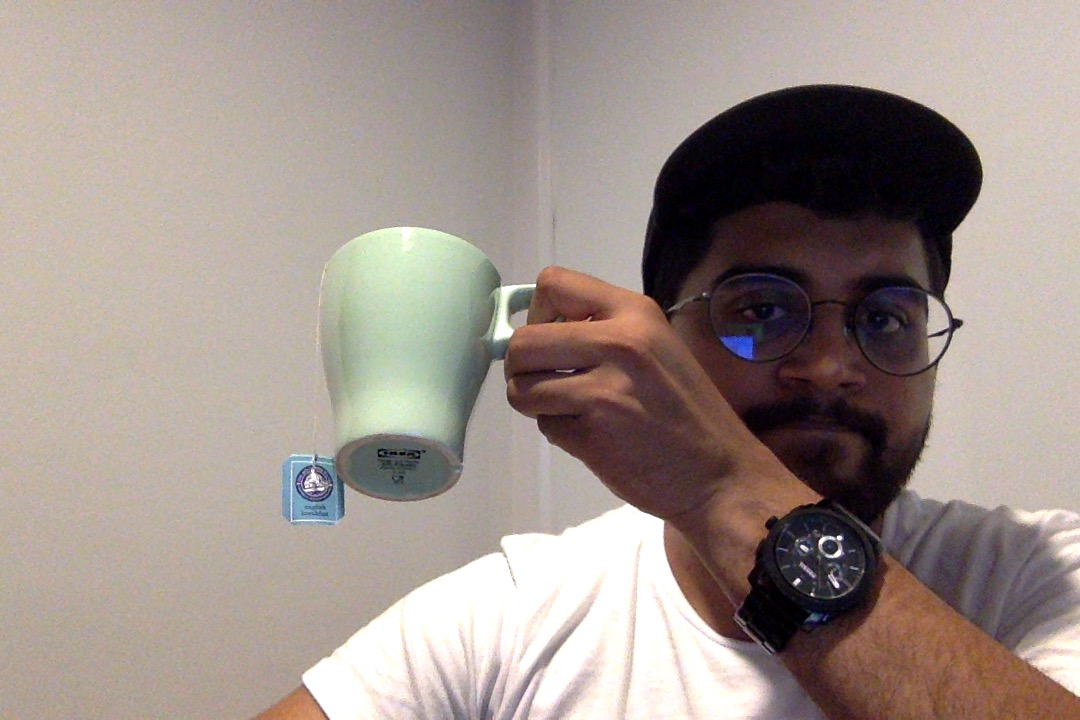
#> input picture image-cup.jpg, 1080 x 720 px, given in place of the camera
$ python cvtest.py   (older library calls are emulated)
#> lines starting #> are read from the running program, lines starting #| are printed output that depends on the picture; after the words box and inside, x2 and y2 are one past the last pixel; in counts of white or black regions, pixels touching at a corner belong together
# organize imports
import cv2
import imutils
import numpy as np
from collections import deque

# global variables
bg = None

#-------------------------------------------------------------------------------
# Function - To find the running average over the background
#-------------------------------------------------------------------------------
def run_avg(image, aWeight):
    global bg
    # initialize the background
    if bg is None:
        bg = image.copy().astype("float")
        return

    # compute weighted average, accumulate it and update the background
    cv2.accumulateWeighted(image, bg, aWeight)


#-------------------------------------------------------------------------------
# Function - To segment the region of hand in the image
#-------------------------------------------------------------------------------
def segment(image, threshold=25):
    global bg
    # find the absolute difference between background and current frame
    diff = cv2.absdiff(bg.astype("uint8"), image)

    # threshold the diff image so that we get the foreground
    thresholded = cv2.threshold(diff,
                                threshold,
                                255,
                                cv2.THRESH_BINARY)[1]

    # get the contours in the thresholded image
    (_, cnts, _) = cv2.findContours(thresholded.copy(),
                                    cv2.RETR_EXTERNAL,
                                    cv2.CHAIN_APPROX_SIMPLE)

    # return None, if no contours detected
    if len(cnts) == 0:
        return
    else:
        # based on contour area, get the maximum contour which is the hand
        segmented = max(cnts, key=cv2.contourArea)
        return (thresholded, segmented)

#-------------------------------------------------------------------------------
# Main function
#-------------------------------------------------------------------------------
if __name__ == "__main__":
    # initialize weight for running average
    aWeight = 0.5

    # get the reference to the webcam
    camera = cv2.VideoCapture(0)

    # region of interest (ROI) coordinates
    top, right, bottom, left = 10, 250, 325, 690

    # initialize num of frames
    num_frames = 0

    # initialise the centre points
    pts = deque(maxlen=64)

    # keep looping, until interrupted
    while(True):
        # get the current frame
        (grabbed, frame) = camera.read()
#> frame is the input picture: shape (720, 1080, 3); mean B, G, R 138.2, 144.6, 157.2

        # resize the frame
        frame = imutils.resize(frame, width=700)
#> frame: shape (466, 700, 3)

        # flip the frame so that it is not the mirror view
        frame = cv2.flip(frame, 1)
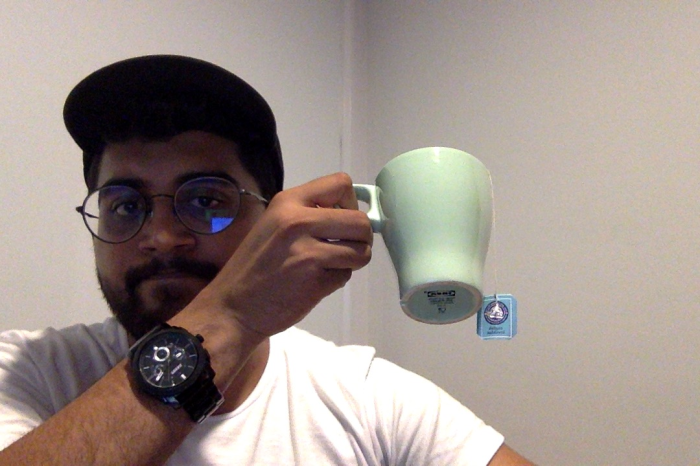
#> frame: shape (466, 700, 3); mean B, G, R 138.2, 144.6, 157.2

        # clone the frame
        clone = frame.copy()

        # get the height and width of the frame
        (height, width) = frame.shape[:2]
#> height = 466; width = 700

        # get the ROI
        roi = frame[top:bottom, right:left]
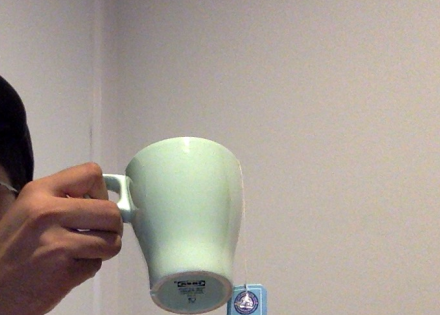
#> roi: shape (315, 440, 3); mean B, G, R 148.9, 157.8, 167.9

        # convert the roi to grayscale and blur it
        gray = cv2.cvtColor(roi, cv2.COLOR_BGR2GRAY)
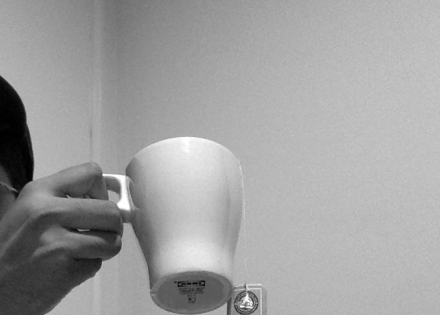
#> gray: shape (315, 440); min 0, max 255, mean 159.8
        gray = cv2.GaussianBlur(gray, (7, 7), 0)

        # to get the background, keep looking till a threshold is reached
        # so that our running average model gets calibrated
        if num_frames < 30:
            run_avg(gray, aWeight)
        else:
            # segment the hand region
            hand = segment(gray)
            center = None

            # check whether hand region is segmented
            if hand is not None:
                # if yes, unpack the thresholded image and
                # segmented region
                (thresholded, segmented) = hand

                # draw the segmented region and display the frame
                cv2.drawContours(clone, [segmented + (right, top)], -1, (0, 0, 255))

                # find the largest contour in the mask, then use
                # it to compute the minimum enclosing circle and
                # centroid
                ((x, y), radius) = cv2.minEnclosingCircle(segmented)
                M = cv2.moments(segmented)
                center = (int(M["m10"] / M["m00"]), int(M["m01"] / M["m00"]))

                cv2.imshow("Thesholded", thresholded)

            # update the points queue
            pts.appendleft(center)
            print(center)

        # draw the segmented hand
        cv2.rectangle(clone, (left, top), (right, bottom), (0,255,0), 2)
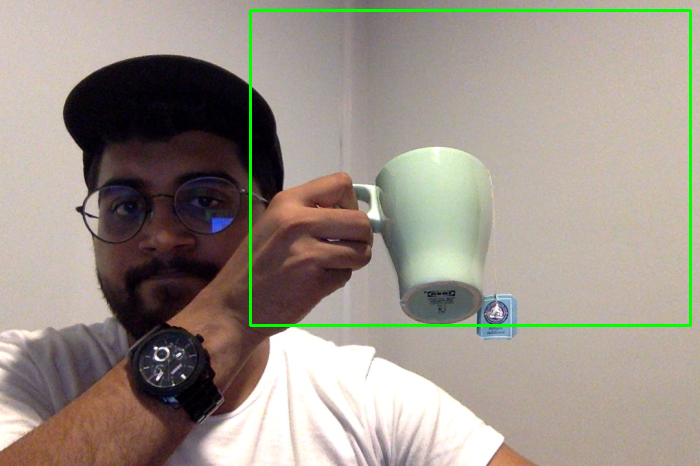
#> clone: shape (466, 700, 3); 1.39% of pixels changed, all inside (x1, y1, x2, y2) = (249, 9, 692, 327)

        # loop over the set of tracked points
        for i in range(1, len(pts)):
            # if either of the tracked points are None, ignore
            # them
            if pts[i - 1] is None or pts[i] is None:
                continue

            # otherwise, compute the thickness of the line and
            # draw the connecting lines
            thickness = int(np.sqrt(64 / float(i + 1)) * 2.5)
            cv2.line(clone, pts[i - 1], pts[i], (0, 0, 255), 10)

        # increment the number of frames
        num_frames += 1

        # display the frame with segmented hand
        cv2.imshow("Video Feed", clone)

        # observe the keypress by the user
        keypress = cv2.waitKey(1) & 0xFF
#> (key q is pressed here)

        # if the user pressed "q", then stop looping
        if keypress == ord("q"):
            break

# free up memory
camera.release()
cv2.destroyAllWindows()

$ run again, on postit.jpg
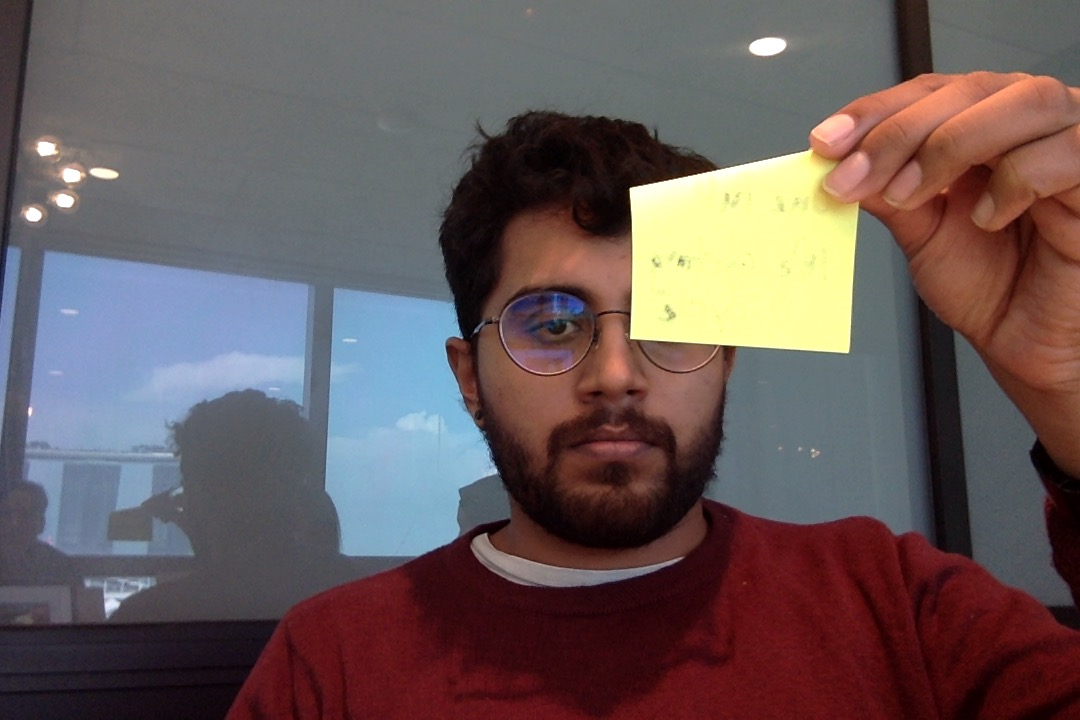
#> input picture postit.jpg, 1080 x 720 px, given in place of the camera
#> frame is the input picture: shape (720, 1080, 3); mean B, G, R 90, 89.6, 103.9
#> `gray = cv2.cvtColor(roi, cv2.COLOR_BGR2GRAY)`:
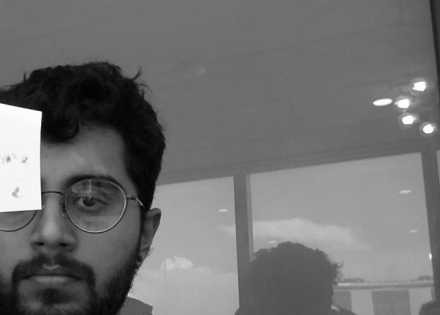
#> gray: shape (315, 440); min 0, max 255, mean 112.2
#> `cv2.rectangle(clone, (left, top), (right, bottom), (0,255,0), 2)`:
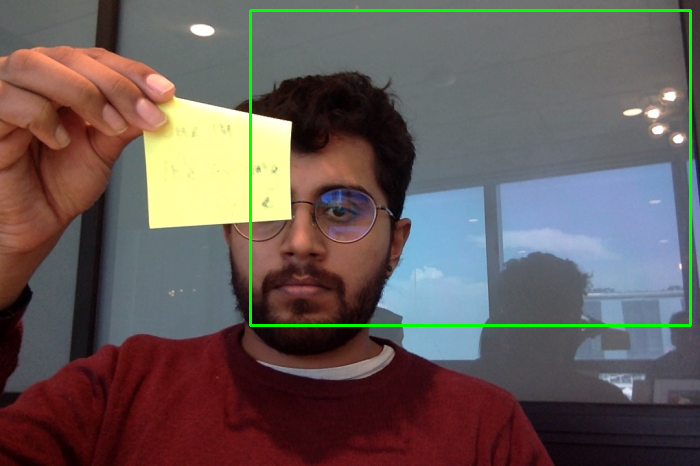
#> clone: shape (466, 700, 3); mean B, G, R 88.5, 91.6, 102.4
